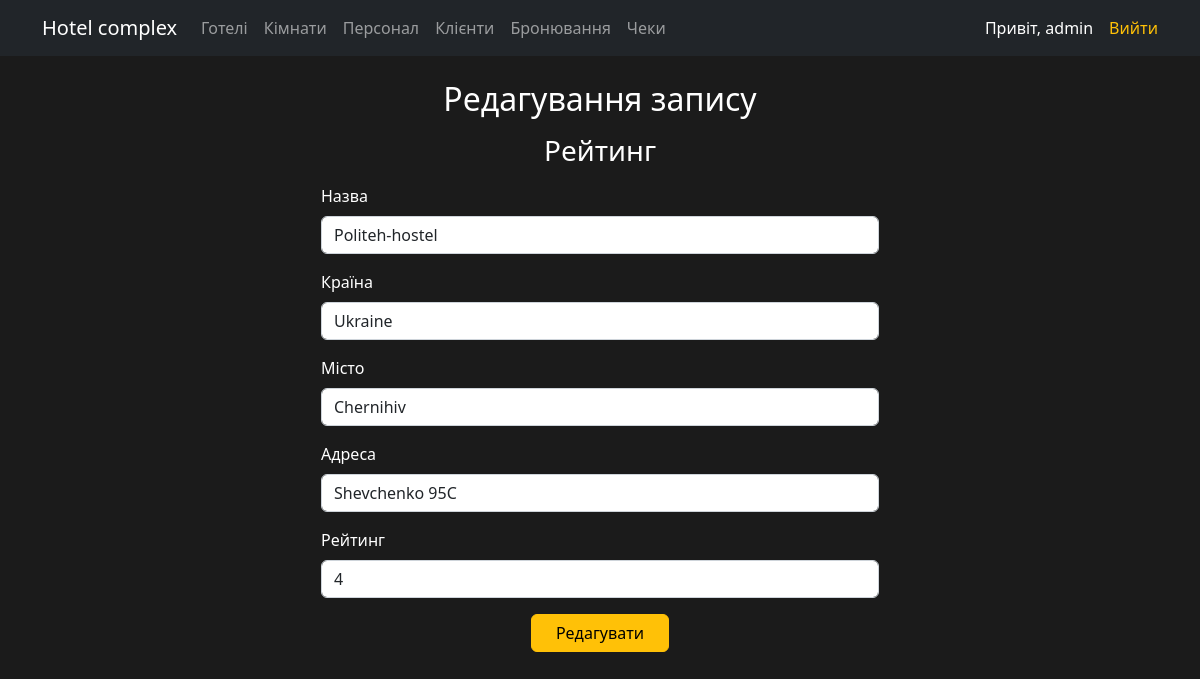
The app's page /Hotelcomplex/edit.php?table=hotel&id=2 (signed in) with its own data.
### tables this page shows
CREATE TABLE `hotel` (
  `id` bigint UNSIGNED NOT NULL,
  `name` varchar(20) NOT NULL,
  `country` varchar(30) NOT NULL,
  `city` varchar(30) NOT NULL,
  `address` varchar(30) NOT NULL,
  `star_rating` int UNSIGNED NOT NULL
);

### Hotelcomplex/includes/connection.php (called while the page is built, shortened)
<?php
function _switch($table) {
    switch ($table) {
        case 'hotel':
            $name = 'Таблиця готелів';
            $cols = ['ID', 'Назва', 'Країна', "Місто", "Адреса", "Рейтинг"];
            $n_cols = [
                'id' => $cols[0],
                'name' => $cols[1],
                'country' => $cols[2],
                'city' => $cols[3],
                'address' => $cols[4],
                'star_rating' => $cols[5]
            ];
            break;
    }
    return [
        'name'   => $name,
        'cols'   => $cols,
        'n_cols' => $n_cols
    ];
}

### Hotelcomplex/edit.php (the view, shortened to what this page needs)
<?php
require_once("includes/connection.php");
if (!empty($_POST)) {
    $table = htmlspecialchars($_POST['table']);
    $id = filter_var($_POST['id'], FILTER_SANITIZE_NUMBER_INT);
    if (!filter_var($id, FILTER_VALIDATE_INT)) {
        exit('Помилка з айді!');
    }
    extract(_switch($table));
    foreach ($n_cols as $col => $a) {
        $col_name = $col;
        break;
    }
    $i = 0;
    $_data = [];
    foreach ($_POST as $key => $data) {
        if ($i > 1) {
            $_data[$i - 2] = $data;
        }
        $i++;
    }
    $sql = "UPDATE `$table` SET ";
    $i = 0;
    foreach ($n_cols as $col => $a) {
        if ($i != 0) {
            if ($i > 1) {
                $sql .= ", ";
            }
            $sql .= "`" . $col . "` = '" . $_data[$i - 1] . "'";
        }
        $i++;
    }
    $sql .= " WHERE `$col_name` = '$id'";
    mysqli_query($con, $sql);
    msg('Запис успішно змінено!', false);
    header('Location: /?table=' . $table);
} else if ($_GET["table"] != "" && $_GET["id"] != "") {
    $table = htmlspecialchars($_GET['table']);
    $id = filter_var($_GET['id'], FILTER_SANITIZE_NUMBER_INT);
    extract(_switch($table));
    require 'includes/header.php';
    foreach ($n_cols as $col => $a) {
        $col_name = $col;
        break;
    }
    $data = mysqli_query($con, "SELECT * FROM `$table` WHERE `$table`.`$col_name` = '$id'");
    $data = mysqli_fetch_row($data);
    $_data = [];
    $i = 0;
    foreach ($n_cols as $col => $name) {
        $_data[$col] = $data[$i];
        $i++;
    }
?>
    <div class="container mregister">
        <div id="login" class="text-white">
            <h2 class="pt-4 text-center">Редагування запису</h2>
            <h3 class="py-2 text-center"><?= $name ?></h3>
            <form class="w-50 mx-auto" action="edit.php" id="loginform" method="post" name="loginform">
                <?php $i = 0; ?>
                <?php foreach ($_data as $key => $data) : ?>
                    <?php if ($i != 0) : ?>
                        <?php
                            $type = 'text';
                        ?>
                        <label class="form-label" for="<?= $key ?>"><?= $n_cols[$key] ?></label>
                        <input class="form-control mb-3" id="<?= $key ?>" name="<?= $key ?>" size="20" type="<?= $type ?>" value="<?= htmlspecialchars($data) ?>" required>
                    <?php endif; ?>
                    <?php $i++; ?>
                <?php endforeach; ?>
                <input class="btn btn-warning d-block mx-auto mb-5 mt-2 px-4 " type="submit" value="Редагувати">
            </form>
        </div>
    </div>
<?php
    require 'includes/footer.php';
} else {
    header('Location: /');
}

### Hotelcomplex/css/style.css (style rules this page uses)
body { background-color: rgb(27, 27, 27); color: #fff; }

### records on screen
hotel: name "Politeh-hostel", country "Ukraine", city "Chernihiv", address "Shevchenko 95C", star_rating "4"

### other values on screen
$_SESSION['user'][0] "admin"
$name "Рейтинг"
$n_cols[$key] "Назва"
$n_cols[$key] "Країна"
$n_cols[$key] "Місто"
$n_cols[$key] "Адреса"
$n_cols[$key] "Рейтинг"
